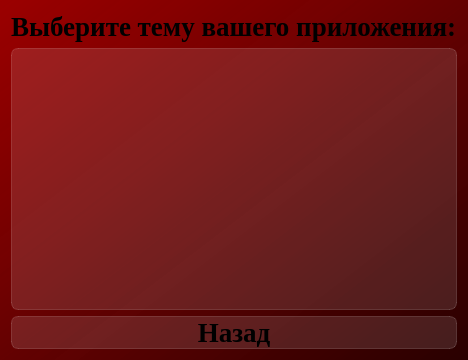
<?xml version="1.0" encoding="UTF-8"?>
<ui version="4.0">
 <class>Dialog_choose_theme</class>
 <widget class="QDialog" name="Dialog_choose_theme">
  <property name="geometry">
   <rect>
    <x>0</x>
    <y>0</y>
    <width>354</width>
    <height>360</height>
   </rect>
  </property>
  <property name="windowTitle">
   <string>Темы приложения</string>
  </property>
  <property name="styleSheet">
   <string notr="true">background-color: qlineargradient(spread:pad, x1:1, y1:1, x2:0, y2:0, stop:0 rgba(41, 0, 0, 255), stop:0.427447 rgba(91, 0, 0, 235), stop:1 rgba(155, 0, 0, 255));
font-family: Liberation Serif;</string>
  </property>
  <layout class="QVBoxLayout" name="verticalLayout">
   <item>
    <widget class="QLabel" name="label_choose_theme">
     <property name="styleSheet">
      <string notr="true">text-align: center;
font-weight: bold;
font-size: 20pt;
background-color: none;</string>
     </property>
     <property name="text">
      <string>Выберите тему вашего приложения:</string>
     </property>
     <property name="wordWrap">
      <bool>false</bool>
     </property>
    </widget>
   </item>
   <item>
    <widget class="QListWidget" name="listWidget_list_of_themes">
     <property name="styleSheet">
      <string notr="true">QListView {
font-weight: bold;
font-size: 20pt;
background-color: rgba(255, 255, 255, 30);
border: 1px solid rgba(255, 255, 255, 40);
border-radius: 7px;
}

QListView::item:selected {
border: none;
color: rgb(255, 255, 255);
background-color: rgba(255, 255, 255, 50);
}</string>
     </property>
    </widget>
   </item>
   <item>
    <widget class="QPushButton" name="pushButton_back">
     <property name="styleSheet">
      <string notr="true">QPushButton {
font-weight: bold;
font-size: 20pt;
text-align: center;
background-color: rgba(255, 255, 255, 30);
border: 1px solid rgba(255, 255, 255, 40);
border-radius: 7px;
}

QPushButton:hover {
background-color: rgba(255, 255, 255, 40);
}
QPushButton:pressed {
background-color: rgba(255, 255, 255, 70);
}</string>
     </property>
     <property name="text">
      <string>Назад</string>
     </property>
    </widget>
   </item>
  </layout>
 </widget>
 <resources/>
 <connections/>
</ui>
